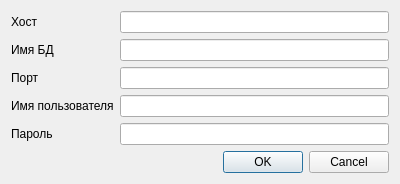
<?xml version="1.0" encoding="UTF-8"?>
<ui version="4.0">
 <class>AppendDatabase</class>
 <widget class="QWidget" name="AppendDatabase">
  <property name="geometry">
   <rect>
    <x>0</x>
    <y>0</y>
    <width>400</width>
    <height>175</height>
   </rect>
  </property>
  <property name="windowTitle">
   <string>Form</string>
  </property>
  <layout class="QVBoxLayout" name="verticalLayout_3">
   <item>
    <layout class="QHBoxLayout" name="horizontalLayout">
     <item>
      <layout class="QVBoxLayout" name="verticalLayout">
       <item>
        <widget class="QLabel" name="label_3">
         <property name="text">
          <string>Хост</string>
         </property>
        </widget>
       </item>
       <item>
        <widget class="QLabel" name="label">
         <property name="text">
          <string>Имя БД</string>
         </property>
        </widget>
       </item>
       <item>
        <widget class="QLabel" name="label_2">
         <property name="text">
          <string>Порт</string>
         </property>
        </widget>
       </item>
       <item>
        <widget class="QLabel" name="label_4">
         <property name="text">
          <string>Имя пользователя</string>
         </property>
        </widget>
       </item>
       <item>
        <widget class="QLabel" name="label_5">
         <property name="text">
          <string>Пароль</string>
         </property>
        </widget>
       </item>
      </layout>
     </item>
     <item>
      <layout class="QVBoxLayout" name="verticalLayout_2">
       <item>
        <widget class="QLineEdit" name="mpHost"/>
       </item>
       <item>
        <widget class="QLineEdit" name="mpName"/>
       </item>
       <item>
        <widget class="QLineEdit" name="mpPort"/>
       </item>
       <item>
        <widget class="QLineEdit" name="mpUser"/>
       </item>
       <item>
        <widget class="QLineEdit" name="mpPassword"/>
       </item>
      </layout>
     </item>
    </layout>
   </item>
   <item>
    <widget class="QDialogButtonBox" name="mpButtons">
     <property name="standardButtons">
      <set>QDialogButtonBox::Cancel|QDialogButtonBox::Ok</set>
     </property>
    </widget>
   </item>
  </layout>
 </widget>
 <resources/>
 <connections/>
</ui>
